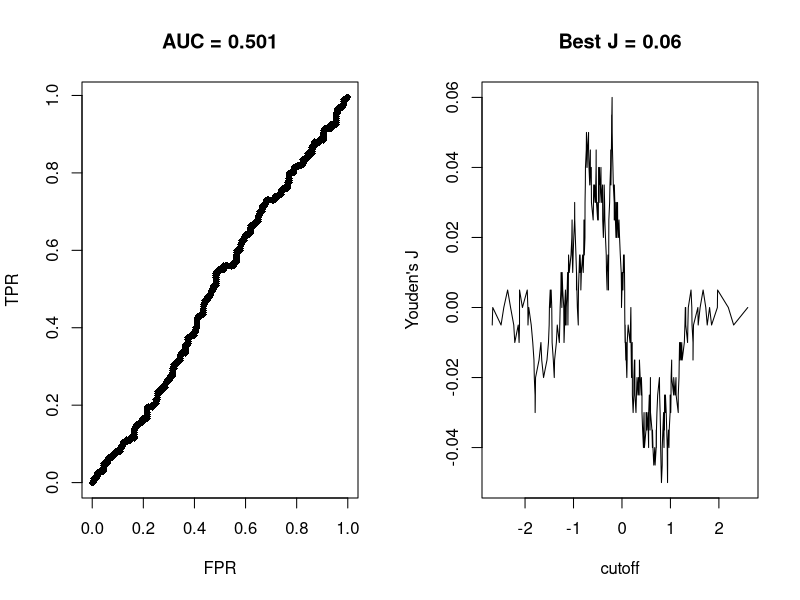
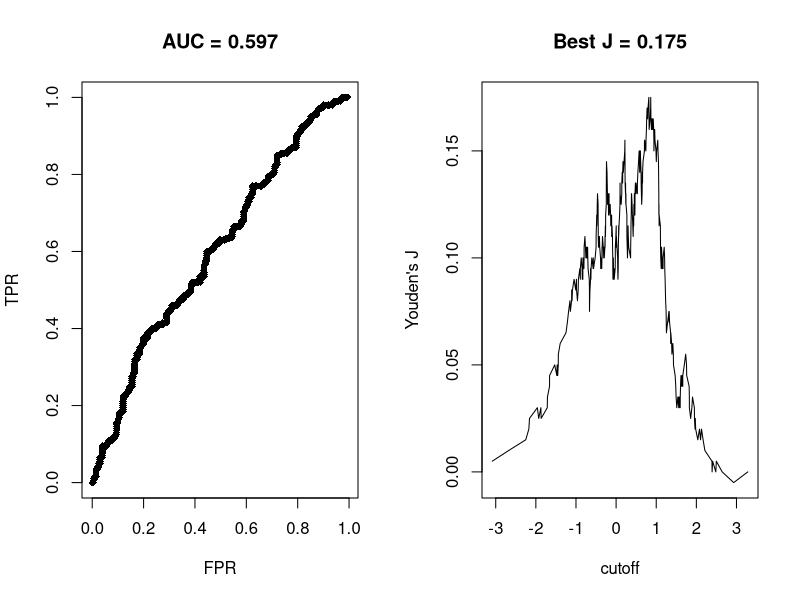
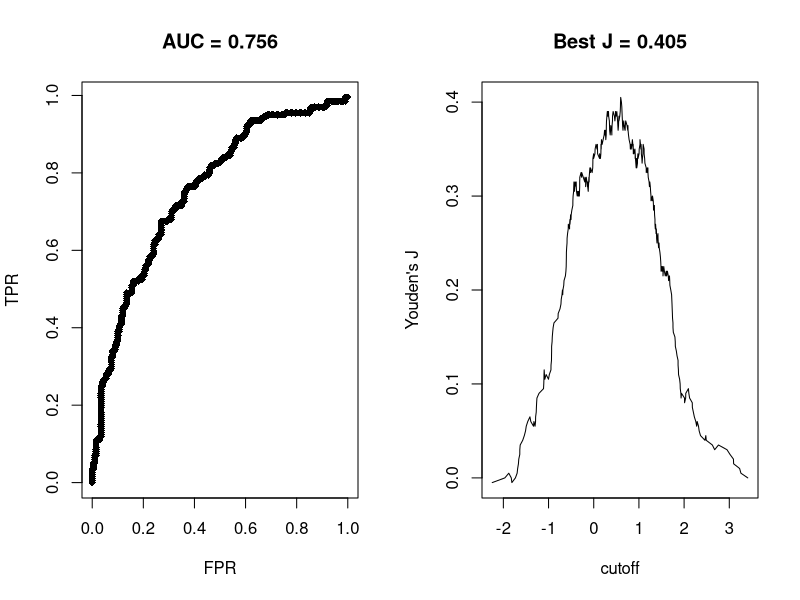
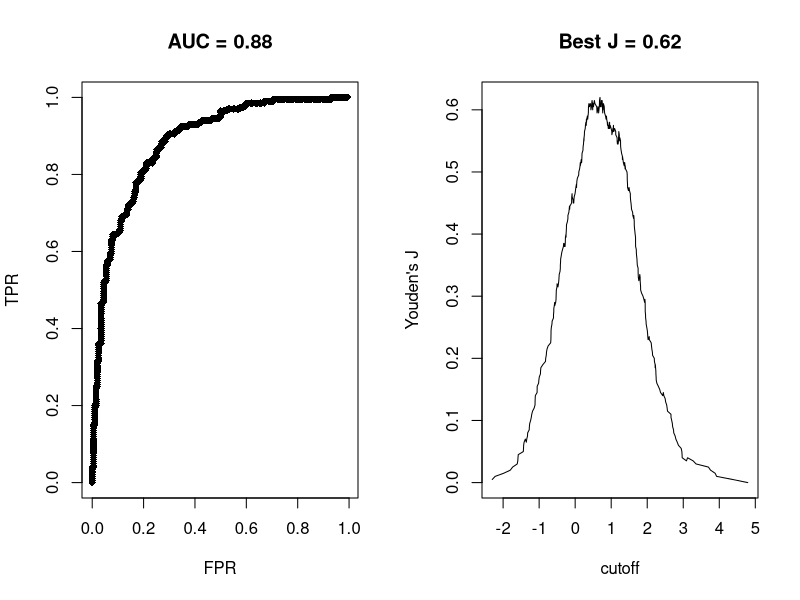
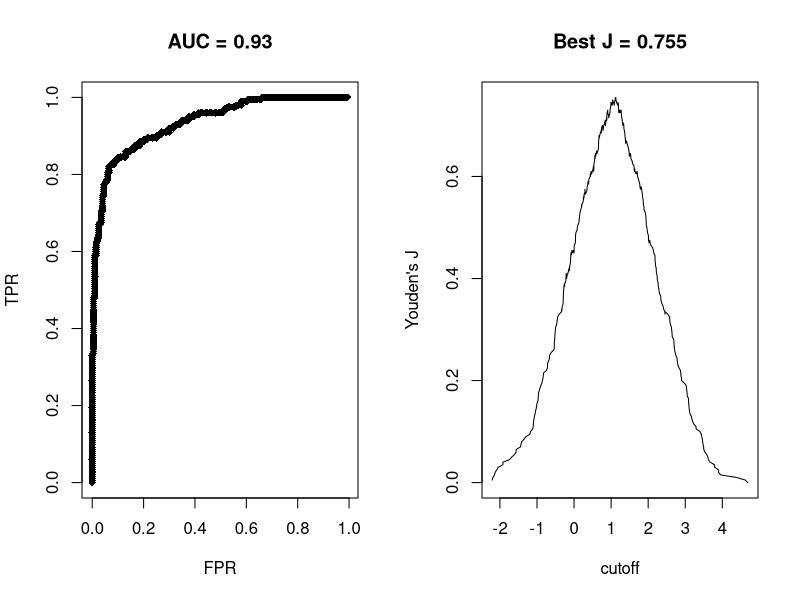

These figures' R source, in order:
## ---- chunk 1

knitr::opts_chunk$set(fig.height = 4)

## ---- chunk 2
checkVecs <- function(x, y) {
  if (length(x) != length(y)) {
    stop(paste0("Input vectors are of different lengths. (", length(x), ", ",
                length(y), ")"))
  }
}

makeData <- function(delta = 1, n_p = 200, n_n = 200) {
  delta <-  delta # shift of score distribution of positive vs. negative samples
  score <-  rnorm(n_n) # random score values
  score <-  c(score, rnorm(n_p) + delta)
  class <-  c(rep(0, n_n), rep(1, n_p)) # class assignment
  
  return(list(score = score, class = class))
}

confusion <- function(score, class, x) {
  checkVecs(score, class)
  
  score_dich <- as.numeric(score > x)
  
  pos_ind <- which(score_dich == 1)
  neg_ind <- which(score_dich == 0)
  
  tp <- sum(score_dich[pos_ind] == class[pos_ind])
  tn <- sum(score_dich[neg_ind] == class[neg_ind])
  
  fp <- sum(score_dich[pos_ind] != class[pos_ind])
  fn <- sum(score_dich[neg_ind] != class[neg_ind])
  
  return(list(tp = tp, tn = tn, fp = fp, fn = fn))
}


youdensJ <- function(score = NULL, class = NULL, x = NULL,
                     conf = NULL) {
  
  if (is.null(conf)) {
    if (any(is.null(c(score, class, x)))) {
      stop("If conf is not supplied, score, class and x must be provided.")
    }
    
    conf <- confusion(score, class, x)
  }
  
  # browser()
  
  j <- (conf$tp / (conf$tp + conf$fn)) + (conf$tn / (conf$fp + conf$tn)) - 1
  
  return(j)
}


# this function is adapted from the function presented in
#   https://www.r-bloggers.com/2016/11/calculating-auc-the-area-under-a-roc-curve/
simple_auc <- function(TPR, FPR){
  # inputs already sorted, best scores first
  dFPR <- c(diff(FPR), 0)
  dTPR <- c(diff(TPR), 0)
  
  # browser()
  
  AUC <- sum(TPR * dFPR) + sum(dTPR * dFPR) / 2
  
  return(AUC)
}


ROC <- function(score, class) {
  
  checkVecs(score, class)
  
  tpr_vec <- rep(0, length(score))
  fpr_vec <- tpr_vec
  ysJ_vec <- tpr_vec
  
  for (i in 1:length(score)) {
    conf <- confusion(score, class, score[i])
    
    tpr_vec[i] <- conf$tp / (conf$tp + conf$fn)
    fpr_vec[i] <- conf$fp / (conf$tn + conf$fp)
    ysJ_vec[i] <- youdensJ(conf = conf)
    
  }
  
  AUC <- simple_auc(sort(tpr_vec), sort(fpr_vec))
  
  opar <- par(mfrow = c(1, 2))
  
  plot(pch = 18, fpr_vec[order(tpr_vec)], tpr_vec[order(tpr_vec)],
       main = paste("AUC =", round(AUC, 3)),
       xlab = "FPR", ylab = "TPR")
  
  plot(type = "l", score[order(score)], ysJ_vec[order(score)],
       main = paste("Best J =", round(max(ysJ_vec), 3)),
       xlab = "cutoff", ylab = "Youden's J")
  
  par(opar)
  
  return(AUC)
}

## ---- chunk 3

delta_vec <- seq(0, 2, 0.5)

n_rep <- 1000

res <- data.frame(delta = delta_vec, p = rep(0, length(delta_vec)),
                  AUC = rep(0, length(delta_vec)))

for (i in 1:length(delta_vec)) {
  
  delta <- delta_vec[i]
  
  data <- makeData(delta = delta)
  
  score <- data$score
  class <- data$class
  
  n_neg_greater <- 0
  
  for (j in 1:n_rep) {
    rnd_pos <- sample(score[class == 1], 1)
    rnd_neg <- sample(score[class != 1], 1)
    
    n_neg_greater <- n_neg_greater + (rnd_pos > rnd_neg)
  }
  
  
  p <- n_neg_greater / n_rep
  
  cat("Delta = ", delta)
  
  AUC <- ROC(score, class)
  
  res$p  [i] <- p
  res$AUC[i] <- AUC
  
}

